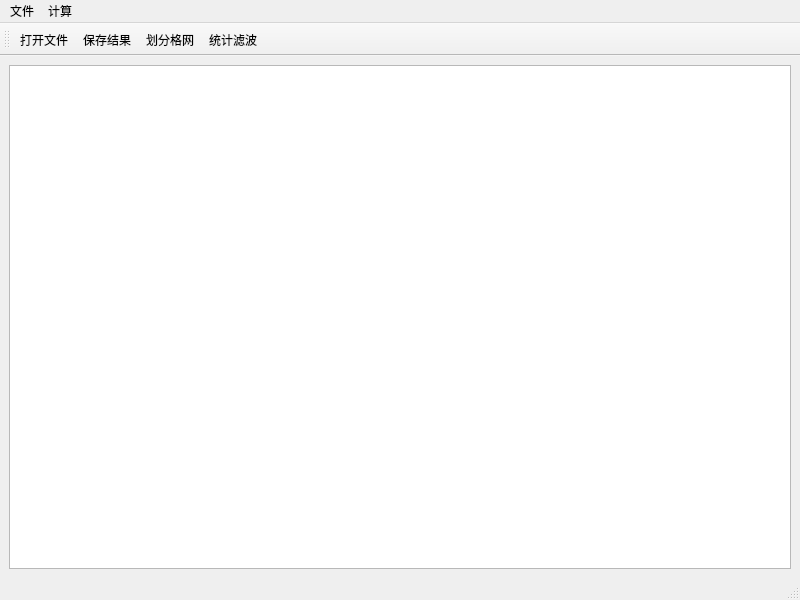
<?xml version="1.0" encoding="UTF-8"?>
<ui version="4.0">
 <class>MainWindow</class>
 <widget class="QMainWindow" name="MainWindow">
  <property name="geometry">
   <rect>
    <x>0</x>
    <y>0</y>
    <width>800</width>
    <height>600</height>
   </rect>
  </property>
  <property name="windowTitle">
   <string>MainWindow</string>
  </property>
  <widget class="QWidget" name="centralwidget">
   <layout class="QVBoxLayout" name="verticalLayout">
    <item>
     <widget class="QTextBrowser" name="textBrowser"/>
    </item>
   </layout>
  </widget>
  <widget class="QMenuBar" name="menubar">
   <property name="geometry">
    <rect>
     <x>0</x>
     <y>0</y>
     <width>800</width>
     <height>33</height>
    </rect>
   </property>
   <widget class="QMenu" name="menu">
    <property name="title">
     <string>文件</string>
    </property>
    <addaction name="actionopen"/>
    <addaction name="actionsave"/>
   </widget>
   <widget class="QMenu" name="menu_2">
    <property name="title">
     <string>计算</string>
    </property>
    <addaction name="actionbuild_grids"/>
    <addaction name="actiondenoise"/>
   </widget>
   <addaction name="menu"/>
   <addaction name="menu_2"/>
  </widget>
  <widget class="QStatusBar" name="statusbar"/>
  <widget class="QToolBar" name="toolBar">
   <property name="windowTitle">
    <string>toolBar</string>
   </property>
   <attribute name="toolBarArea">
    <enum>TopToolBarArea</enum>
   </attribute>
   <attribute name="toolBarBreak">
    <bool>false</bool>
   </attribute>
   <addaction name="actionopen"/>
   <addaction name="actionsave"/>
   <addaction name="actionbuild_grids"/>
   <addaction name="actiondenoise"/>
  </widget>
  <action name="actionopen">
   <property name="icon">
    <iconset theme="QIcon::ThemeIcon::DocumentOpen"/>
   </property>
   <property name="text">
    <string>打开文件</string>
   </property>
  </action>
  <action name="actionsave">
   <property name="icon">
    <iconset theme="QIcon::ThemeIcon::DocumentSave"/>
   </property>
   <property name="text">
    <string>保存结果</string>
   </property>
  </action>
  <action name="actionbuild_grids">
   <property name="icon">
    <iconset theme="QIcon::ThemeIcon::EditSelectAll"/>
   </property>
   <property name="text">
    <string>划分格网</string>
   </property>
  </action>
  <action name="actiondenoise">
   <property name="icon">
    <iconset theme="accessories-calculator"/>
   </property>
   <property name="text">
    <string>统计滤波</string>
   </property>
  </action>
 </widget>
 <resources/>
 <connections/>
</ui>
